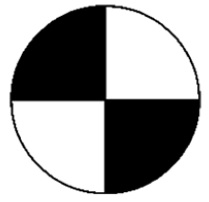
#> input picture lab8/ref-point.jpg, 209 x 202 px
$ python extra.py
#> lines starting #> are read from the running program, lines starting #| are printed output that depends on the picture
import cv2


def fly_on_video(template_path, fly_path):
#> called with template_path = 'ref-point.jpg', fly_path = 'fly64.png'
    template = cv2.imread(template_path, cv2.IMREAD_GRAYSCALE)
#> template is the input picture: shape (202, 209); min 0, max 255, mean 163.4
    fly = cv2.imread(fly_path, cv2.IMREAD_UNCHANGED)
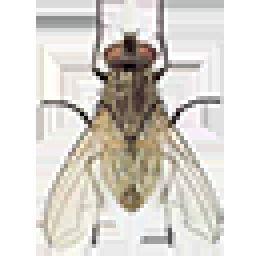
#> input picture lab8/fly64.png, 64 x 64 px (shown 4 times larger)
#> fly is the input picture: shape (64, 64, 4); mean B, G, R, A 207.7, 213.8, 217.6, 85.9

    cap = cv2.VideoCapture(0)

    while True:
        ret, frame = cap.read()
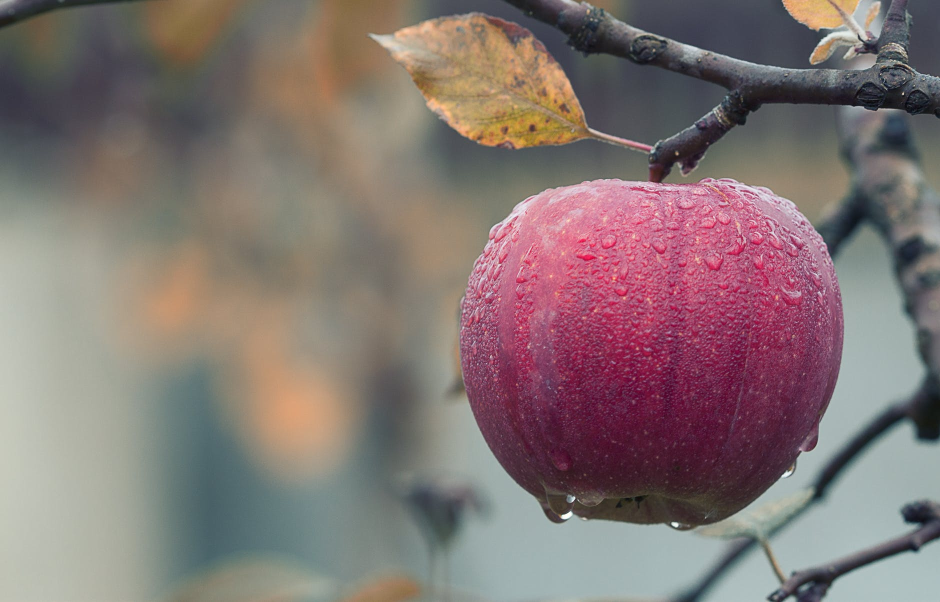
#> input picture lab8/images/variant-3.jpeg, 1880 x 1204 px, given in place of the camera (shown at 1/2 size)
#> frame is the input picture: shape (1204, 1880, 3); mean B, G, R 115.3, 117.1, 131.6
        if not ret:
            break

        gray_frame = cv2.cvtColor(frame, cv2.COLOR_BGR2GRAY)
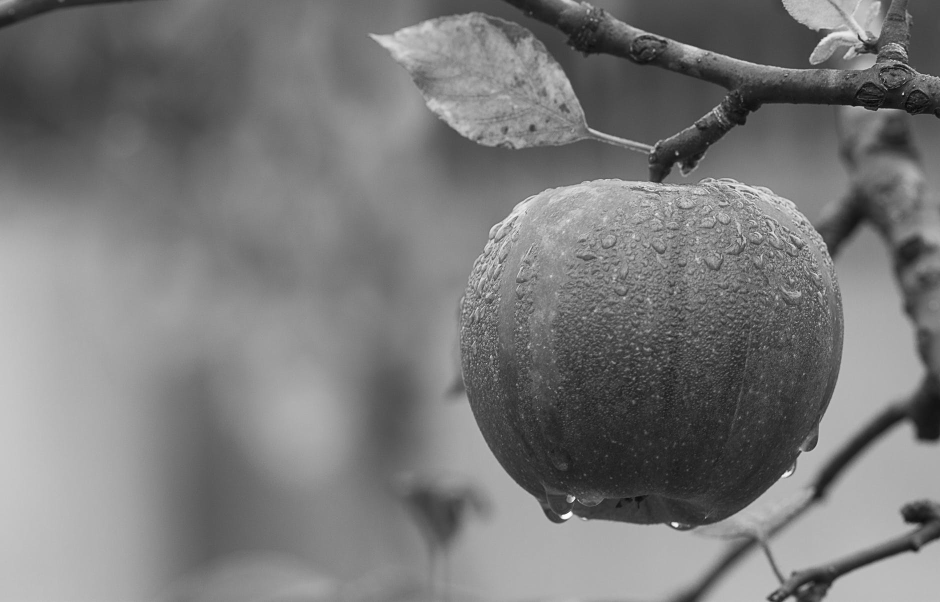
#> gray_frame: shape (1204, 1880) (shown at 1/2 size); min 1, max 255, mean 121.2

        result = cv2.matchTemplate(gray_frame, template, cv2.TM_CCOEFF_NORMED)
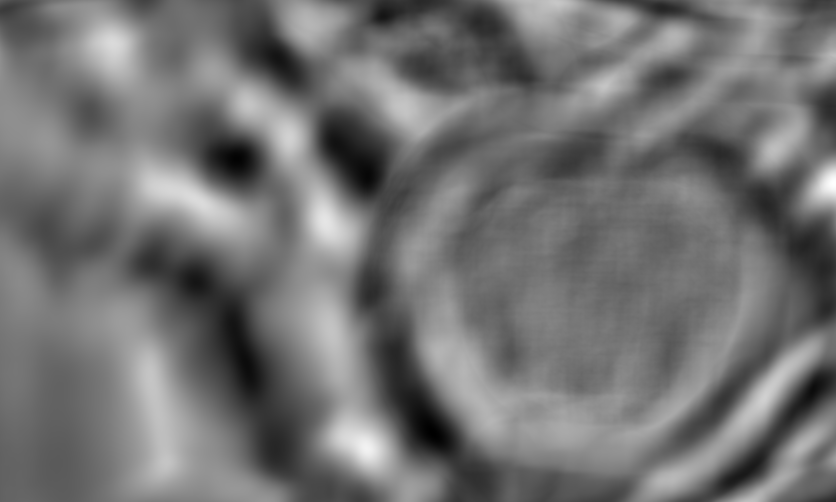
#> result: shape (1003, 1672) float32 (shown at 1/2 size); min -0.486, max 0.614, mean 0.00962; drawn with min black and max white
        min_val, max_val, min_loc, max_loc = cv2.minMaxLoc(result)
#> min_val = -0.486; max_val = 0.614; min_loc = (866, 867); max_loc = (1668, 366)

        threshold = 0.8
        if max_val > threshold:
            top_left = max_loc
            bottom_right = (top_left[0] + template.shape[1], top_left[1] + template.shape[0])

            fly_resized = cv2.resize(fly, (bottom_right[0] - top_left[0], bottom_right[1] - top_left[1]))

            roi = frame[top_left[1]:bottom_right[1], top_left[0]:bottom_right[0]]

            mask = fly_resized[:, :, 3] / 255.0
            mask_inv = 1.0 - mask

            for c in range(0, 3):
                roi[:, :, c] = roi[:, :, c] * mask_inv + fly_resized[:, :, c] * mask

        cv2.imshow('Frame', frame)

        if cv2.waitKey(1) & 0xFF == ord('q'):
#> (key q is pressed here)
            break

    cap.release()
    cv2.destroyAllWindows()


if __name__ == "__main__":
    label_template_path = 'ref-point.jpg'
    fly64 = 'fly64.png'

    fly_on_video(label_template_path, fly64)
